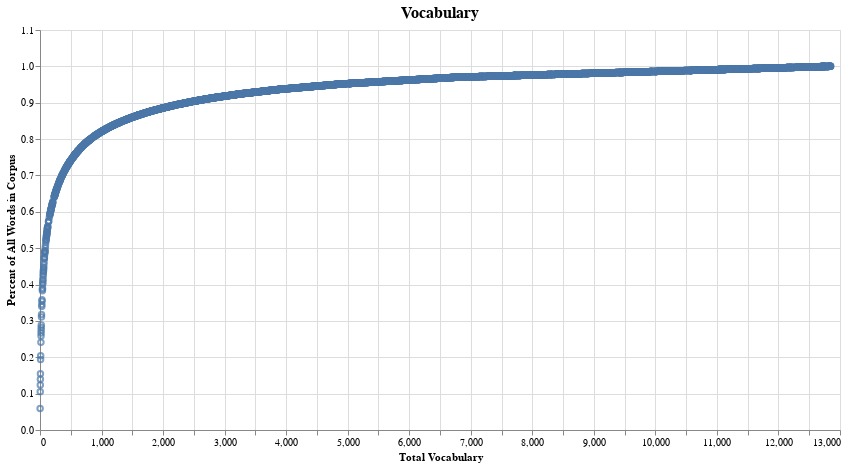

This figure's notebook cell:
### Markdown cell above
## Of the total Vocab, 95% is covered by around 5000 words

### Code cell
total_words = np.sum(word_counts)
word_counts_proportion_list = word_counts / total_words
cdf = np.cumsum(word_counts_proportion_list)

df_tmp = pd.DataFrame(np.array(cdf),columns=['CDF'])
df_tmp = df_tmp.reset_index()
# Create an Altair chart
chart = alt.Chart(df_tmp.sample(5000)).mark_point().encode(
    x=alt.X('index:Q',title="Total Vocabulary"),  # Hide x-axis labels
    y=alt.Y('CDF:Q',title="Percent of All Words in Corpus"),  # Add a custom title to the y-axis
    tooltip = ['index','CDF']
).properties(
    width=800,  # Adjust the width of the chart
    height=400,  # Adjust the height of the chart
    title='Vocabulary'
).configure_title(
    fontSize=16,
    anchor='middle'
)
chart

### Figure 1 — Vega-Lite specification as saved in the notebook (floating-point values rounded to 4 significant figures; data arrays with more than 128 entries replaced by an {"elided": "..."} marker saying what was removed)
{"config": {"view": {"continuousWidth": 300, "continuousHeight": 300}, "title": {"anchor": "middle", "fontSize": 16}}, "data": {"name": "data-1fd956a0b9a5c04556fd2127a7abb0e3"}, "mark": {"type": "point"}, "encoding": {"tooltip": [{"field": "index", "type": "quantitative"}, {"field": "CDF", "type": "quantitative"}], "x": {"field": "index", "title": "Total Vocabulary", "type": "quantitative"}, "y": {"field": "CDF", "title": "Percent of All Words in Corpus", "type": "quantitative"}}, "height": 400, "title": "Vocabulary", "width": 800, "$schema": "https://vega.github.io/schema/vega-lite/v5.15.1.json", "datasets": {"data-1fd956a0b9a5c04556fd2127a7abb0e3": {"elided": "5000 records"}}}
